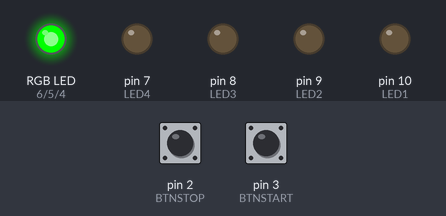
A program run on a simulated Arduino Uno, built with avr-gcc and run on an emulated ATmega328P. Shown: an RGB LED mixed from three pins (HIGH = lit), output pins drawn as LEDs (lit = HIGH). Dashed ring = blinking. The test bench sets the inputs (shaded band); at power-on: pin 3 (BTNSTART) HIGH, pin 2 (BTNSTOP) HIGH.

Above: at 1.2 s.
1.3 s: pin 3 (BTNSTART) pulled LOW for 0.15 s
At 1.62 s:
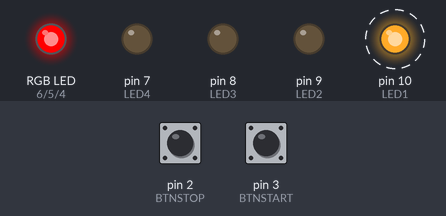
4.3 s: pin 2 (BTNSTOP) pulled LOW for 3.2 s
At 5.22 s:
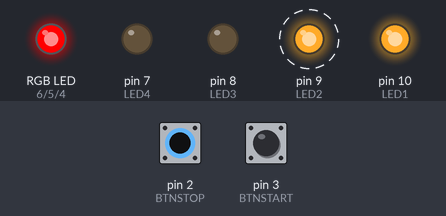
9.0 s: pin 3 (BTNSTART) pulled LOW for 1 s
At 9.12 s:
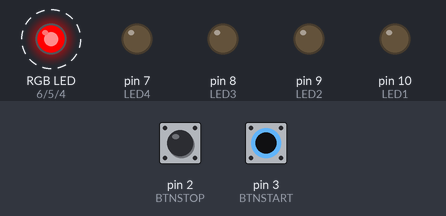
12.0 s: pin 2 (BTNSTOP) driven LOW and pin 3 (BTNSTART) driven LOW
At 14.31 s:
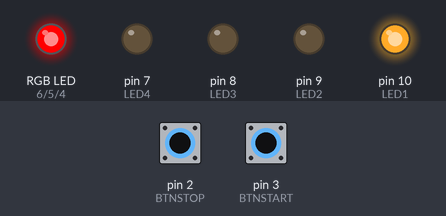
15.0 s: pin 3 (BTNSTART) driven HIGH
17.1 s: pin 3 (BTNSTART) driven LOW
At 17.89 s:
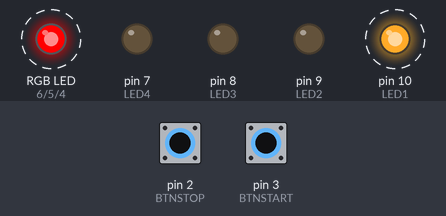
Timing chart, 0 to 21.1 s (numbered marks = the images above; inputs shaded):
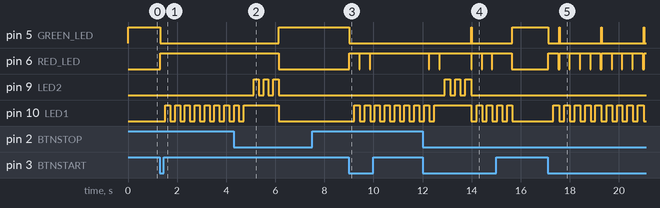

The program:

main.cpp
```cpp
#include <Arduino.h>
#define LED1 10
#define LED2 9
#define LED3 8
#define LED4 7
#define RED_LED 6
#define GREEN_LED 5
#define BLUE_LED 4
#define INTERVAL 3000
#define BTNSTART 3
#define BTNSTOP 2
#define BTNTIME 1500

int previousMillis = 0; //timpul l-a care s-a inceput intervalul de 3 secunde de incarcare
int battery=0; //nivelul de incarcare al bateriei
int charging; //daca bateria se incarca sau nu
int buttonPressStartTime = 0; //timpul la care a fost apasat butonul de stop
void setup() {
  //pinii corespunzatori LED-urilor sunt setati ca OUTPUT, iar pinii corespunzatori butoanelor sunt setati ca INPUT_PULLUP
  pinMode(LED1, OUTPUT);
  pinMode(LED2, OUTPUT);
  pinMode(LED3, OUTPUT);
  pinMode(LED4, OUTPUT);
  pinMode(RED_LED, OUTPUT);
  pinMode(GREEN_LED, OUTPUT);
  pinMode(BLUE_LED, OUTPUT);
  pinMode(BTNSTART, INPUT_PULLUP);
  pinMode(BTNSTOP, INPUT_PULLUP);
}

void loop() {

  int currentMillis = millis();
  int buttonStart = digitalRead(BTNSTART);
  //daca butonul de start este apasat, se incepe incarcarea bateriei
  if(buttonStart == LOW){
    delay(20);
    if(charging==0){
      previousMillis = currentMillis;
      charging=1;
      }
  }
  int buttonStop = digitalRead(BTNSTOP);
  if (buttonStop == LOW) {
    if (buttonPressStartTime == 0) {
      //Se inregistreaza momentul cand butonul a fost apasat
      buttonPressStartTime = currentMillis;
    }
    else
      if (currentMillis - buttonPressStartTime >= BTNTIME) {
          //delay pentru debouncing
          delay(20);
          charging = 0;  //se opreste incarcarea
          buttonPressStartTime = 0; //se reseteaza timpul de apasare
        }
  }
  else if(buttonPressStartTime > 0){
    //daca butonul a fost apasat pentru mai putin 1.5s, se reseteaza timpul de apasare
    buttonPressStartTime = 0;
  }

  if(charging){
    //LED-ul RGB este aprins, avand culoarea rosie, pentru a arata ca bateria se incarca
    digitalWrite(RED_LED, HIGH);
    digitalWrite(GREEN_LED, LOW);
    digitalWrite(BLUE_LED, LOW);

    //battery = 0 -> bateria este < 25%,  battery = 1 -> bateria este < 50%,  battery = 2 -> bateria este < 75%
    // battery = 3 -> bateria este < 100%, battery = 4 -> bateria este 100%
    switch (battery){
      case 0:
        //LED-ul 1 clipeste, celelalte sunt stinse
        digitalWrite(LED1, LOW);
        delay(200);
        digitalWrite(LED1, HIGH);
        delay(200);
        digitalWrite(RED_LED, LOW);
        digitalWrite(GREEN_LED, LOW);
        digitalWrite(BLUE_LED, LOW);
        digitalWrite(LED2, LOW);
        digitalWrite(LED3, LOW);
        digitalWrite(LED4, LOW);
        break;
      case 1:
        //LED-ul 1 este aprins, LED-ul 2 clipeste, celelalte sunt stinse
        digitalWrite(LED1,HIGH);
        digitalWrite(LED2, LOW);
        delay(200);
        digitalWrite(LED2, HIGH);
        delay(200);
        break;
      case 2:
        //LED-ul 1 si 2 sunt aprinse, LED-ul 3 clipeste, celelalte sunt stinse
        digitalWrite(LED2,HIGH);
        digitalWrite(LED3, LOW);
        delay(200);
        digitalWrite(LED3, HIGH);
        delay(200);
        break;
      case 3:
        //LED-ul 1, 2 si 3 sunt aprinse, LED-ul 4 clipeste, celelalte sunt stinse
        digitalWrite(LED3,HIGH);
        digitalWrite(LED4, LOW);
        delay(200);
        digitalWrite(LED4, HIGH);
        delay(200);
        break;
      case 4:
        //toate LED-urile sunt aprinse
        digitalWrite(LED4,HIGH);
        break;
      default:
        break;
    }
    //daca au trecut 3 secunde de la inceputul intervalului de incarcare, nivelul bateriei creste cu 1
    if(currentMillis - previousMillis >= INTERVAL) {
      previousMillis = currentMillis;
      battery++;
      if(battery>4){
        battery=0;
        charging=0;
      }
    }

  }
  else{
    //cand bateria nu se incarca, toate LED-urile sunt stinse, mai putin cel RGB, care arata ca incarcarea este disponibila
    digitalWrite(RED_LED, LOW);
    digitalWrite(GREEN_LED, HIGH);
    digitalWrite(BLUE_LED, LOW);
    digitalWrite(LED1, LOW);
    digitalWrite(LED2, LOW);
    digitalWrite(LED3, LOW);
    digitalWrite(LED4, LOW);
    battery=0;
  }


}
```

Measured:
- after the input at 1.3 s, pin 5 (GREEN_LED): HIGH → LOW at once; pin 6 (RED_LED): LOW → HIGH at once; pin 10 (LED1): alternates HIGH for 0.20 s and LOW for 0.20 s, starting after 0.22 s
- after the input at 4.3 s, pin 5 (GREEN_LED): LOW → HIGH after 1.8 s; pin 6 (RED_LED): HIGH → LOW after 1.8 s; pin 8 (LED3): stops changing and stays LOW; pin 9 (LED2): goes on until 6.1 s, then stays LOW
- after the input at 9.0 s, pin 5 (GREEN_LED): HIGH → LOW at once; pin 6 (RED_LED): alternates HIGH for 0.40 s and LOW for 0.02 s, 5 changes in all, then stays HIGH, starting at once; pin 10 (LED1): alternates HIGH for 0.20 s and LOW for 0.20 s, starting after 0.22 s
- after the input at 12.0 s, pin 5 (GREEN_LED): LOW → HIGH after 2.0 s, → LOW 0.02 s later
- after the input at 17.1 s, pin 5 (GREEN_LED): HIGH → LOW at once, then repeats every 1.7 s: HIGH 0.02 s, LOW 1.7 s; pin 6 (RED_LED): alternates HIGH for 0.40 s and LOW for 0.02 s, starting at once; pin 10 (LED1): alternates HIGH for 0.22 s and LOW for 0.20 s, starting after 0.22 s
